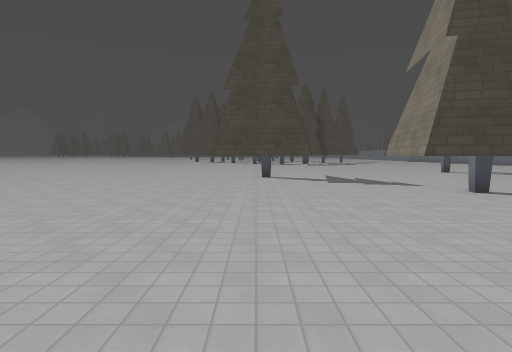
View 1 (above)

23 first-person views from a walk through a Godot game level. The camera is 1.5 m above the floor, tilts 4° down and sees 80° across. The floor is counted in squares, 2 m on a side. Each view is taken from the middle of a square. On the plan, view 1 faces up. The plan holds only what a view shows up to about 10 squares ahead; the rest is blank. The place goes on beyond the plan. Surface patterns are stand-ins for the level's own textures.

View 2
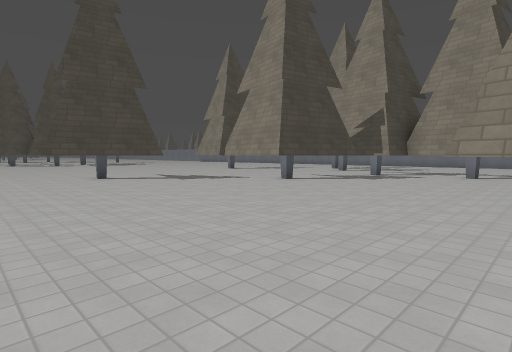

View 3
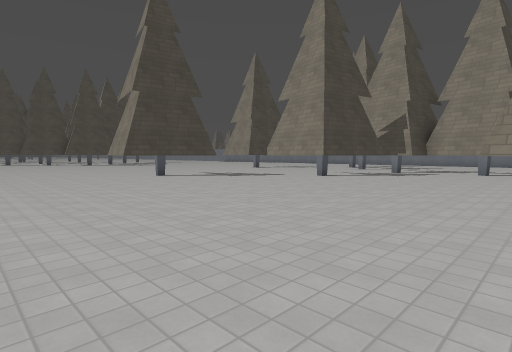

View 4
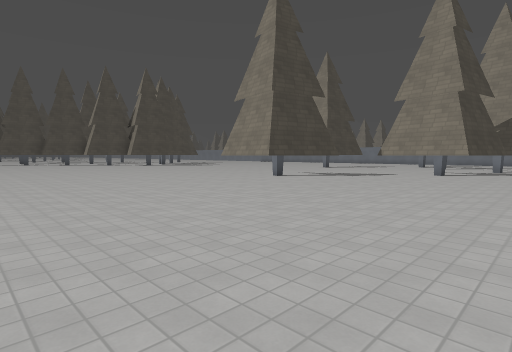

View 5
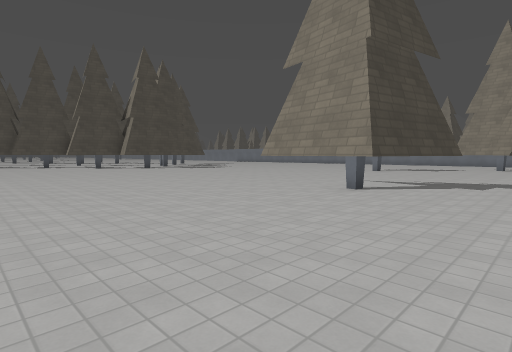

View 6
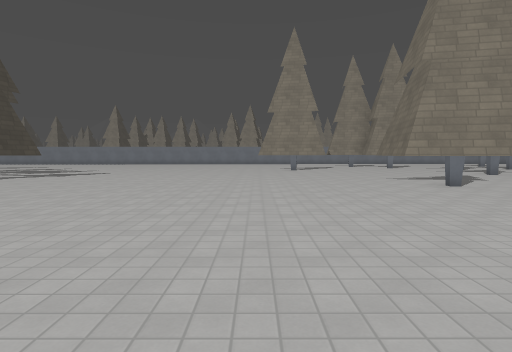

View 7
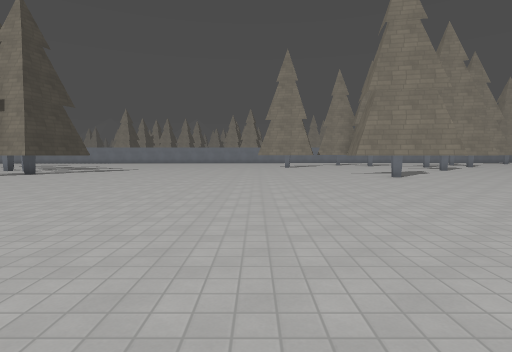

View 8
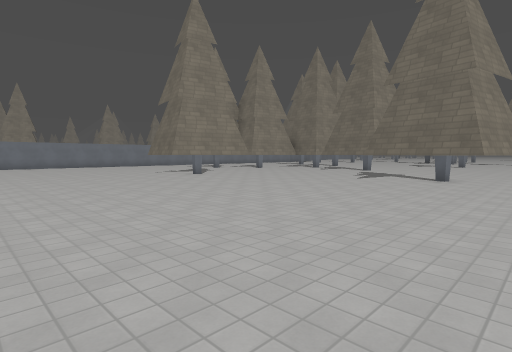

View 9
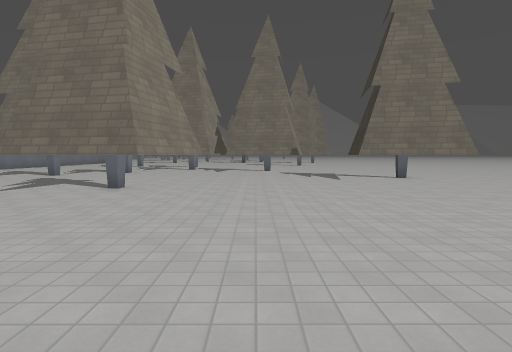

View 10
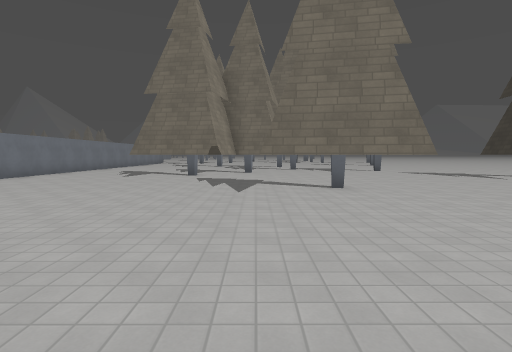

View 11
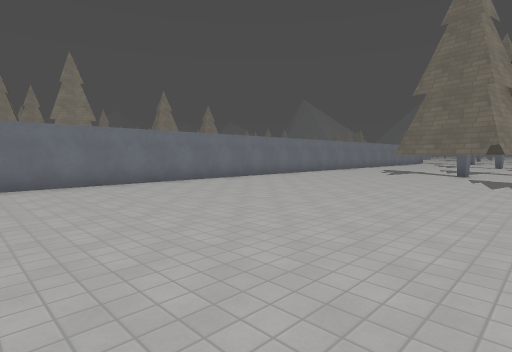

View 12
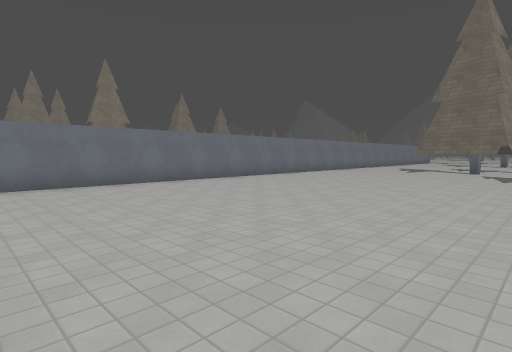

View 13
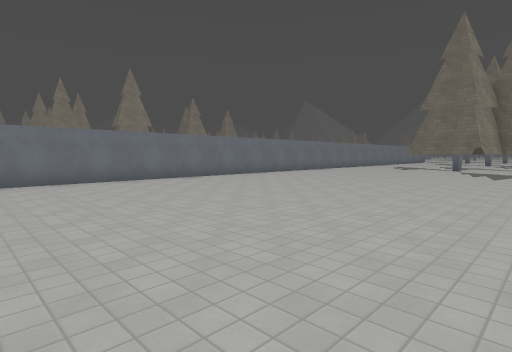

View 14
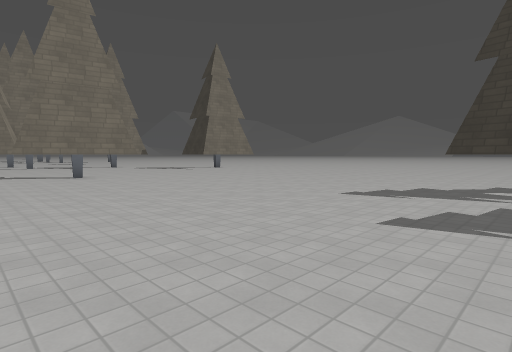

View 15
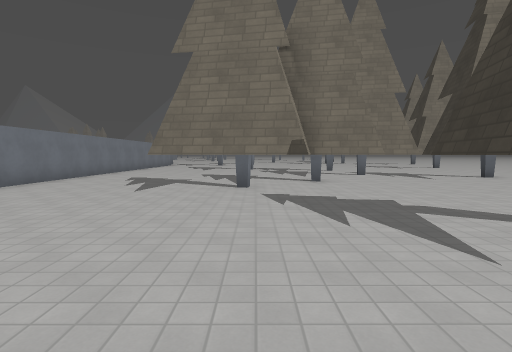

View 16
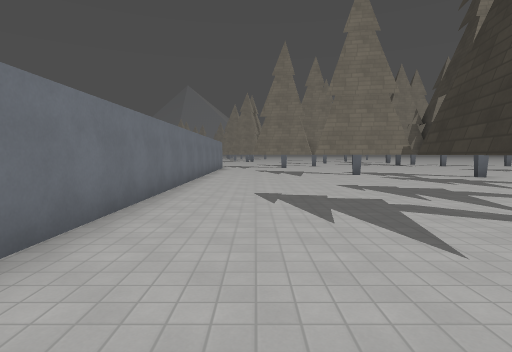

View 17
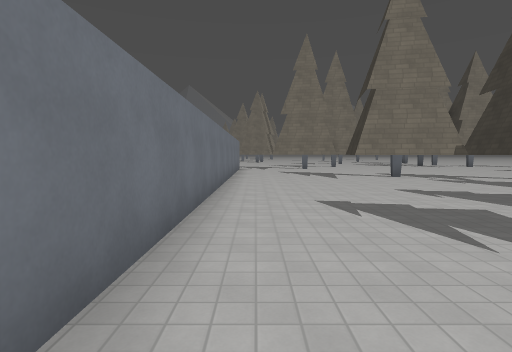

View 18
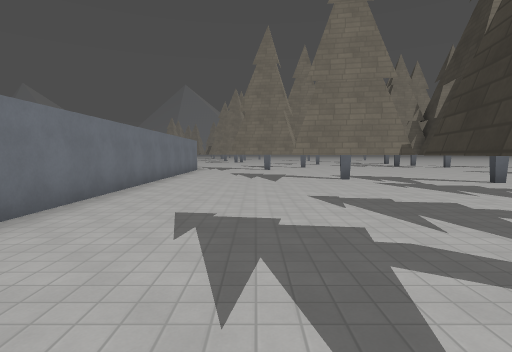

View 19
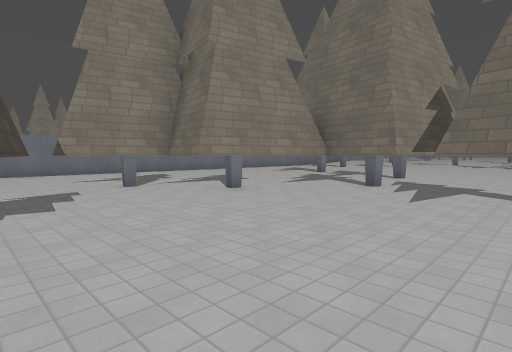

View 20
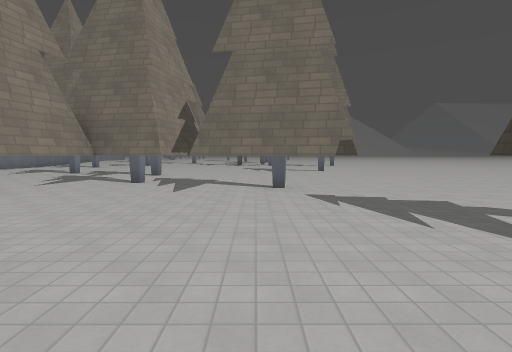

View 21
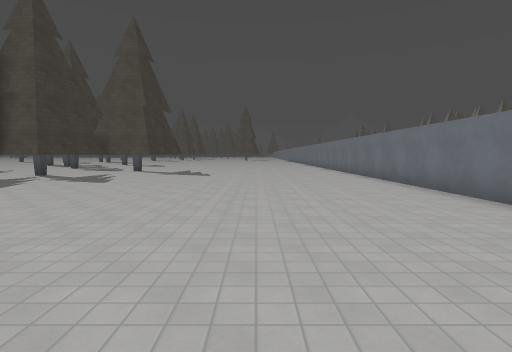

View 22
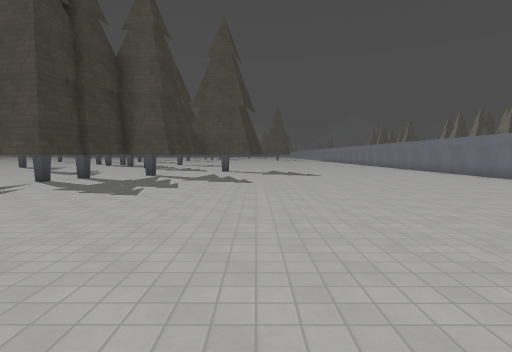

View 23
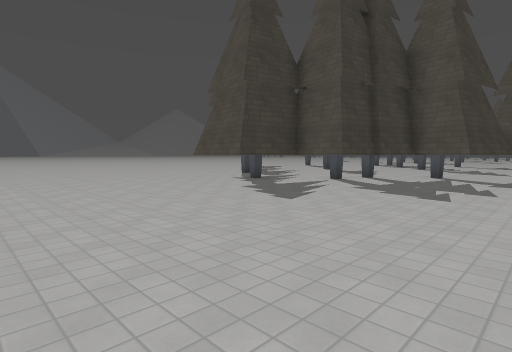

### Floor plan
Key: @ floor where view 1 was taken; # wall or solid block; . floor; T thing the floor can be seen under or through.
Columns run from 10 left of view 1 to 18 right of it. Each row starts with its distance up from view 1.
 27               ####..........#
 26               ###...........#
 25               ##............#
 24             ####............#
 23         ...###..............#
 22         ....................#
 21        .....................#
 20       ......................#
 19     ........................#
 18    .........................#
 17   ..........................#
 16  ...........................#
 15 ............................#
 14  ................#TT........
 13   ...............TTT.......
 12    ......TT......TTT........
 11    ......T TT...............#
 10    ......TTTT........T###...#
  9    ......TTT.......TTTTT#...#
  8   .................T   T....#
  7   ...........TTTT..TTT......#
  6   ...........TTT TTT  ......#
  5   ...........#T#.TT ........#
  4   ...............## ........#
  3   ................###.......#
  2      ............########...#
  1      ............   ###  ...#
  0      .....@#    .....    ...#

Positions as (right, up) in squares from view 1, and headings:
1: (0, 0), facing up
2: (-3, 0), facing up-right
3: (-5, 0), facing up-right
4: (-8, 3), facing up-right
5: (-6, 7), facing up-right
6: (-7, 15), facing right
7: (-10, 15), facing right
8: (-2, 20), facing down-right
9: (5, 20), facing down
10: (10, 20), facing down
11: (10, 21), facing down-right
12: (10, 23), facing down-right
13: (9, 25), facing down-right
14: (11, 24), facing down-left
15: (12, 16), facing down
16: (16, 12), facing down
17: (17, 11), facing down
18: (15, 10), facing down
19: (5, 12), facing down-right
20: (5, 13), facing down
21: (14, 17), facing up
22: (10, 17), facing up
23: (9, 17), facing up-left
